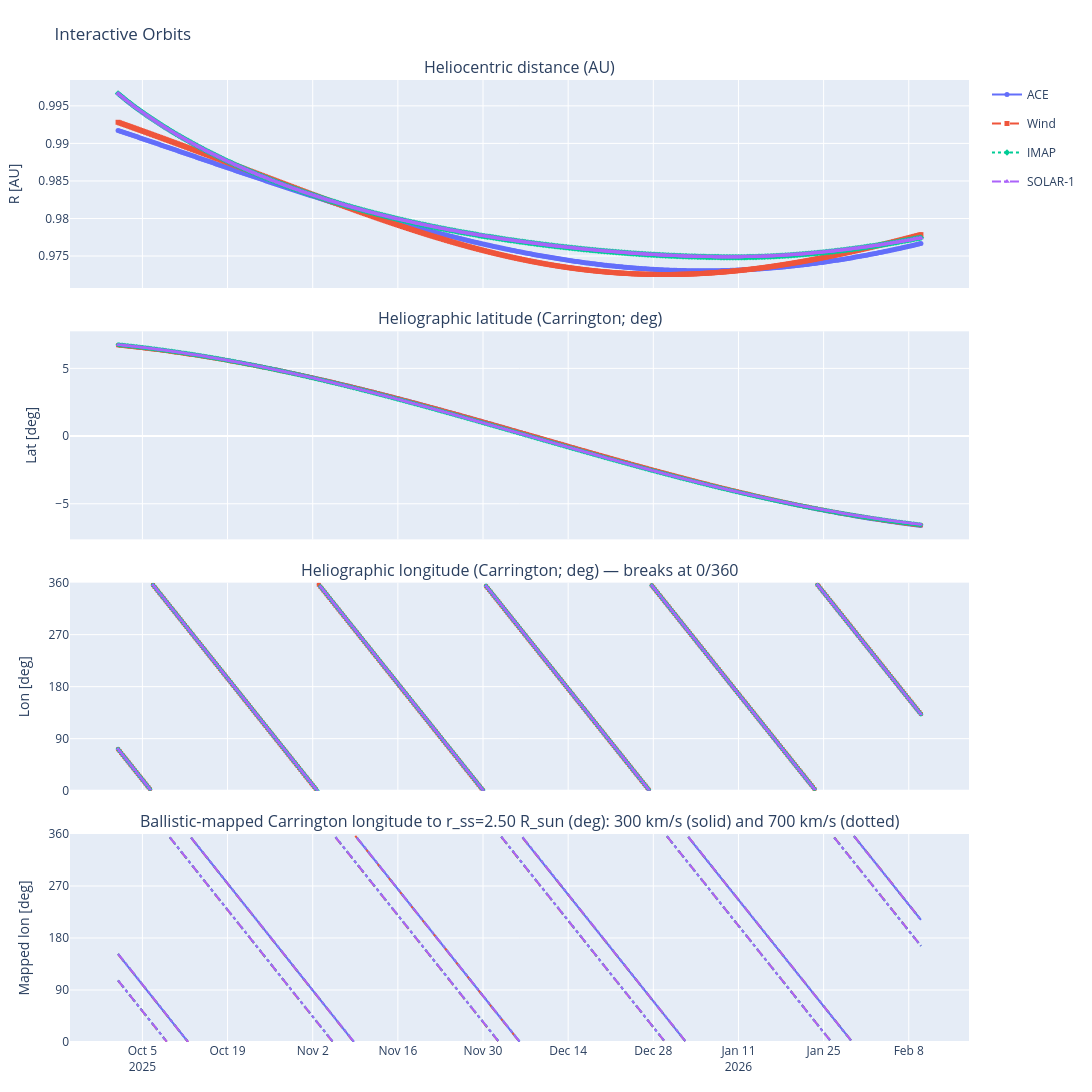

The code cell stored with this chart in its notebook:
### Code cell
import os, sys
os.chdir(r"C:\Users\nokni\work\MHDTurbPy\functions\sc_pos")
sys.path.insert(0, os.getcwd())
import os, sys, importlib
os.chdir(r"C:\Users\nokni\work\MHDTurbPy\functions\sc_pos")
sys.path.insert(0, os.getcwd())

import helpers, horizons_sun_lonlat
importlib.reload(helpers)
importlib.reload(horizons_sun_lonlat)

from interactive_orbits_timeseries_plus3d import build_timeseries_figure, build_3d_figure

targets = [ "ACE", "Wind", "IMAP", "SOLAR-1"] # Discover, aditya 

fig_ts = build_timeseries_figure(
    targets=targets,
    start="2025-10-01T00:00:00",
    stop="2026-02-10T00:00:00",
    step="6h",
    rss_rsun=2.5,
    omega_deg_per_day=14.1844,
    width=1800,
    height=1100,
)
fig_ts.show()

fig_3d = build_3d_figure(
    targets=targets,
    start="2019-10-01T00:00:00",
    stop="2021-02-10T00:00:00",
    step="6h",
    frame="HCI",
    width=1800,
    height=900,
    show_ecliptic_plane=True,
    show_sun_surface_projection=True,
)
fig_3d.show()

#!python interactive_orbits_timeseries_plus3d.py --start 2026-02-01T00:00:00 --stop 2026-02-10T00:00:00 --step 6h --targets ACE Wind IMAP SOLAR-1 --html out_orbits/interactive_orbits_plus3d.html --frame3d HCI

### Figure 1 — Plotly figure (JSON) as saved in the notebook; plotly's stock layout.template omitted (floating-point values rounded to 4 significant figures; data arrays with more than 128 entries replaced by an {"elided": "..."} marker saying what was removed)
{"data": [{"hovertemplate": "R: %{y:.4f} AU<br>%{text} Rs", "legendgroup": "ACE", "line": {"color": "#636EFA", "dash": "solid", "width": 2}, "marker": {"color": "#636EFA", "size": 5, "symbol": "circle"}, "mode": "lines+markers", "name": "ACE", "showlegend": true, "text": {"elided": "529 str values"}, "type": "scatter", "visible": true, "x": {"elided": "529 str values"}, "xaxis": "x", "y": {"elided": "529 float values"}, "yaxis": "y"}, {"hovertemplate": "%{y:.2f} deg<br>", "legendgroup": "ACE", "line": {"color": "#636EFA", "dash": "solid", "width": 2}, "marker": {"color": "#636EFA", "size": 4, "symbol": "circle"}, "mode": "lines+markers", "showlegend": false, "type": "scatter", "visible": true, "x": {"elided": "529 str values"}, "xaxis": "x2", "y": {"elided": "529 float values"}, "yaxis": "y2"}, {"hovertemplate": "%{y:.1f} deg<br>", "legendgroup": "ACE", "line": {"color": "#636EFA", "dash": "solid", "width": 2}, "marker": {"color": "#636EFA", "size": 4, "symbol": "circle"}, "mode": "lines+markers", "showlegend": false, "type": "scatter", "visible": true, "x": {"elided": "529 str values"}, "xaxis": "x3", "y": {"elided": "529 float values"}, "yaxis": "y3"}, {"hovertemplate": "%{y:.1f} deg<br>", "legendgroup": "ACE", "line": {"color": "#636EFA", "dash": "solid", "width": 2}, "mode": "lines", "showlegend": false, "type": "scatter", "visible": true, "x": {"elided": "529 str values"}, "xaxis": "x4", "y": {"elided": "529 float values"}, "yaxis": "y4"}, {"hovertemplate": "%{y:.1f} deg<br>", "legendgroup": "ACE", "line": {"color": "#636EFA", "dash": "dot", "width": 2}, "mode": "lines", "showlegend": false, "type": "scatter", "visible": true, "x": {"elided": "529 str values"}, "xaxis": "x4", "y": {"elided": "529 float values"}, "yaxis": "y4"}, {"hovertemplate": "R: %{y:.4f} AU<br>%{text} Rs", "legendgroup": "Wind", "line": {"color": "#EF553B", "dash": "dash", "width": 2}, "marker": {"color": "#EF553B", "size": 5, "symbol": "square"}, "mode": "lines+markers", "name": "Wind", "showlegend": true, "text": {"elided": "529 str values"}, "type": "scatter", "visible": true, "x": {"elided": "529 str values"}, "xaxis": "x", "y": {"elided": "529 float values"}, "yaxis": "y"}, {"hovertemplate": "%{y:.2f} deg<br>", "legendgroup": "Wind", "line": {"color": "#EF553B", "dash": "dash", "width": 2}, "marker": {"color": "#EF553B", "size": 4, "symbol": "square"}, "mode": "lines+markers", "showlegend": false, "type": "scatter", "visible": true, "x": {"elided": "529 str values"}, "xaxis": "x2", "y": {"elided": "529 float values"}, "yaxis": "y2"}, {"hovertemplate": "%{y:.1f} deg<br>", "legendgroup": "Wind", "line": {"color": "#EF553B", "dash": "dash", "width": 2}, "marker": {"color": "#EF553B", "size": 4, "symbol": "square"}, "mode": "lines+markers", "showlegend": false, "type": "scatter", "visible": true, "x": {"elided": "529 str values"}, "xaxis": "x3", "y": {"elided": "529 float values"}, "yaxis": "y3"}, {"hovertemplate": "%{y:.1f} deg<br>", "legendgroup": "Wind", "line": {"color": "#EF553B", "dash": "dash", "width": 2}, "mode": "lines", "showlegend": false, "type": "scatter", "visible": true, "x": {"elided": "529 str values"}, "xaxis": "x4", "y": {"elided": "529 float values"}, "yaxis": "y4"}, {"hovertemplate": "%{y:.1f} deg<br>", "legendgroup": "Wind", "line": {"color": "#EF553B", "dash": "dash", "width": 2}, "mode": "lines", "showlegend": false, "type": "scatter", "visible": true, "x": {"elided": "529 str values"}, "xaxis": "x4", "y": {"elided": "529 float values"}, "yaxis": "y4"}, {"hovertemplate": "R: %{y:.4f} AU<br>%{text} Rs", "legendgroup": "IMAP", "line": {"color": "#00CC96", "dash": "dot", "width": 2}, "marker": {"color": "#00CC96", "size": 5, "symbol": "diamond"}, "mode": "lines+markers", "name": "IMAP", "showlegend": true, "text": {"elided": "529 str values"}, "type": "scatter", "visible": true, "x": {"elided": "529 str values"}, "xaxis": "x", "y": {"elided": "529 float values"}, "yaxis": "y"}, {"hovertemplate": "%{y:.2f} deg<br>", "legendgroup": "IMAP", "line": {"color": "#00CC96", "dash": "dot", "width": 2}, "marker": {"color": "#00CC96", "size": 4, "symbol": "diamond"}, "mode": "lines+markers", "showlegend": false, "type": "scatter", "visible": true, "x": {"elided": "529 str values"}, "xaxis": "x2", "y": {"elided": "529 float values"}, "yaxis": "y2"}, {"hovertemplate": "%{y:.1f} deg<br>", "legendgroup": "IMAP", "line": {"color": "#00CC96", "dash": "dot", "width": 2}, "marker": {"color": "#00CC96", "size": 4, "symbol": "diamond"}, "mode": "lines+markers", "showlegend": false, "type": "scatter", "visible": true, "x": {"elided": "529 str values"}, "xaxis": "x3", "y": {"elided": "529 float values"}, "yaxis": "y3"}, {"hovertemplate": "%{y:.1f} deg<br>", "legendgroup": "IMAP", "line": {"color": "#00CC96", "dash": "dot", "width": 2}, "mode": "lines", "showlegend": false, "type": "scatter", "visible": true, "x": {"elided": "529 str values"}, "xaxis": "x4", "y": {"elided": "529 float values"}, "yaxis": "y4"}, {"hovertemplate": "%{y:.1f} deg<br>", "legendgroup": "IMAP", "line": {"color": "#00CC96", "dash": "dot", "width": 2}, "mode": "lines", "showlegend": false, "type": "scatter", "visible": true, "x": {"elided": "529 str values"}, "xaxis": "x4", "y": {"elided": "529 float values"}, "yaxis": "y4"}, {"hovertemplate": "R: %{y:.4f} AU<br>%{text} Rs", "legendgroup": "SOLAR-1", "line": {"color": "#AB63FA", "dash": "dashdot", "width": 2}, "marker": {"color": "#AB63FA", "size": 5, "symbol": "triangle-up"}, "mode": "lines+markers", "name": "SOLAR-1", "showlegend": true, "text": {"elided": "529 str values"}, "type": "scatter", "visible": true, "x": {"elided": "529 str values"}, "xaxis": "x", "y": {"elided": "529 float values"}, "yaxis": "y"}, {"hovertemplate": "%{y:.2f} deg<br>", "legendgroup": "SOLAR-1", "line": {"color": "#AB63FA", "dash": "dashdot", "width": 2}, "marker": {"color": "#AB63FA", "size": 4, "symbol": "triangle-up"}, "mode": "lines+markers", "showlegend": false, "type": "scatter", "visible": true, "x": {"elided": "529 str values"}, "xaxis": "x2", "y": {"elided": "529 float values"}, "yaxis": "y2"}, {"hovertemplate": "%{y:.1f} deg<br>", "legendgroup": "SOLAR-1", "line": {"color": "#AB63FA", "dash": "dashdot", "width": 2}, "marker": {"color": "#AB63FA", "size": 4, "symbol": "triangle-up"}, "mode": "lines+markers", "showlegend": false, "type": "scatter", "visible": true, "x": {"elided": "529 str values"}, "xaxis": "x3", "y": {"elided": "529 float values"}, "yaxis": "y3"}, {"hovertemplate": "%{y:.1f} deg<br>", "legendgroup": "SOLAR-1", "line": {"color": "#AB63FA", "dash": "dashdot", "width": 2}, "mode": "lines", "showlegend": false, "type": "scatter", "visible": true, "x": {"elided": "529 str values"}, "xaxis": "x4", "y": {"elided": "529 float values"}, "yaxis": "y4"}, {"hovertemplate": "%{y:.1f} deg<br>", "legendgroup": "SOLAR-1", "line": {"color": "#AB63FA", "dash": "dashdot", "width": 2}, "mode": "lines", "showlegend": false, "type": "scatter", "visible": true, "x": {"elided": "529 str values"}, "xaxis": "x4", "y": {"elided": "529 float values"}, "yaxis": "y4"}], "layout": {"annotations": [{"font": {"size": 16}, "showarrow": false, "text": "Heliocentric distance (AU)", "x": 0.5, "xanchor": "center", "xref": "paper", "y": 1, "yanchor": "bottom", "yref": "paper"}, {"font": {"size": 16}, "showarrow": false, "text": "Heliographic latitude (Carrington; deg)", "x": 0.5, "xanchor": "center", "xref": "paper", "y": 0.7388, "yanchor": "bottom", "yref": "paper"}, {"font": {"size": 16}, "showarrow": false, "text": "Heliographic longitude (Carrington; deg) — breaks at 0/360", "x": 0.5, "xanchor": "center", "xref": "paper", "y": 0.4775, "yanchor": "bottom", "yref": "paper"}, {"font": {"size": 16}, "showarrow": false, "text": "Ballistic-mapped Carrington longitude to r_ss=2.50 R_sun (deg): 300 km/s (solid) and 700 km/s (dotted)", "x": 0.5, "xanchor": "center", "xref": "paper", "y": 0.2162, "yanchor": "bottom", "yref": "paper"}], "height": 1100, "hovermode": "x unified", "legend": {"groupclick": "togglegroup"}, "margin": {"b": 50, "l": 70, "r": 40, "t": 80}, "title": {"text": "Interactive Orbits"}, "width": 1800, "xaxis": {"anchor": "y", "autorange": true, "domain": [0, 1], "matches": "x4", "range": ["2025-09-23 08:14:59.9047", "2026-02-17 15:45:00.092"], "showticklabels": false, "type": "date"}, "xaxis2": {"anchor": "y2", "autorange": true, "domain": [0, 1], "matches": "x4", "range": ["2025-09-23 08:14:59.9047", "2026-02-17 15:45:00.092"], "showticklabels": false, "type": "date"}, "xaxis3": {"anchor": "y3", "autorange": true, "domain": [0, 1], "matches": "x4", "range": ["2025-09-23 08:14:59.9047", "2026-02-17 15:45:00.092"], "showticklabels": false, "type": "date"}, "xaxis4": {"anchor": "y4", "autorange": true, "domain": [0, 1], "range": ["2025-09-23 08:14:59.9047", "2026-02-17 15:45:00.092"], "type": "date"}, "yaxis": {"anchor": "x", "autorange": true, "domain": [0.7837, 1], "range": [0.9707, 0.9984], "title": {"text": "R [AU]"}, "type": "linear"}, "yaxis2": {"anchor": "x2", "autorange": true, "domain": [0.5225, 0.7388], "range": [-7.627, 7.734], "title": {"text": "Lat [deg]"}, "type": "linear"}, "yaxis3": {"anchor": "x3", "domain": [0.2612, 0.4775], "dtick": 90, "range": [0, 360], "tick0": 0, "title": {"text": "Lon [deg]"}, "type": "linear"}, "yaxis4": {"anchor": "x4", "domain": [0, 0.2162], "dtick": 90, "range": [0, 360], "tick0": 0, "title": {"text": "Mapped lon [deg]"}, "type": "linear"}}}
